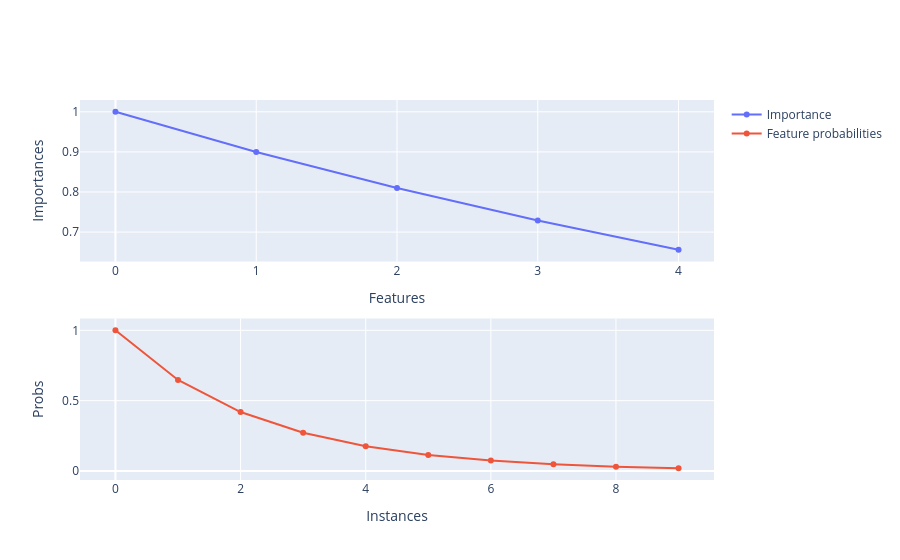

Notebook source saved alongside this figure:
### Markdown cell above
## Importances and Feature probabilities

The feature importances and probabilities are defined by the following relationship: 
    
$I^{-i}$, where $i = [0, d_{feat}-1]$

$P^{-j}$, where $j = [0, n_{inst}-1]$

### Code cell
fig = make_subplots(rows=2, cols=1)

fig.add_trace(
    go.Scatter(
        x=list(range(len(importances))),
        y=importances.detach().cpu().numpy(),
        mode='lines+markers',
        name="Importance"
    ),
    row=1, col=1
)
fig.add_trace(
    go.Scatter(
        x=list(range(len(feature_probabilities))),
        y=feature_probabilities.detach().cpu().numpy(),
        mode="lines+markers",
        name="Feature probabilities"
    ),
    row=2, col=1
)
fig.update_xaxes(title_text="Features", row=1, col=1)
fig.update_yaxes(title_text="Importances", row=1, col=1)
fig.update_xaxes(title_text="Instances", row=2, col=1)
fig.update_yaxes(title_text="Probs", row=2, col=1)

fig.show()

### Figure 1 — Plotly figure (JSON) as saved in the notebook; plotly's stock layout.template omitted (floating-point values rounded to 4 significant figures)
{"data": [{"mode": "lines+markers", "name": "Importance", "type": "scatter", "x": [0, 1, 2, 3, 4], "xaxis": "x", "y": [1.0, 0.9, 0.81, 0.729, 0.6561], "yaxis": "y"}, {"mode": "lines+markers", "name": "Feature probabilities", "type": "scatter", "x": [0, 1, 2, 3, 4, 5, 6, 7, 8, 9], "xaxis": "x2", "y": [1.0, 0.6475, 0.4192, 0.2714, 0.1758, 0.1138, 0.07368, 0.04771, 0.03089, 0.02], "yaxis": "y2"}], "layout": {"xaxis": {"anchor": "y", "domain": [0, 1], "title": {"text": "Features"}}, "xaxis2": {"anchor": "y2", "domain": [0, 1], "title": {"text": "Instances"}}, "yaxis": {"anchor": "x", "domain": [0.575, 1], "title": {"text": "Importances"}}, "yaxis2": {"anchor": "x2", "domain": [0, 0.425], "title": {"text": "Probs"}}}}
